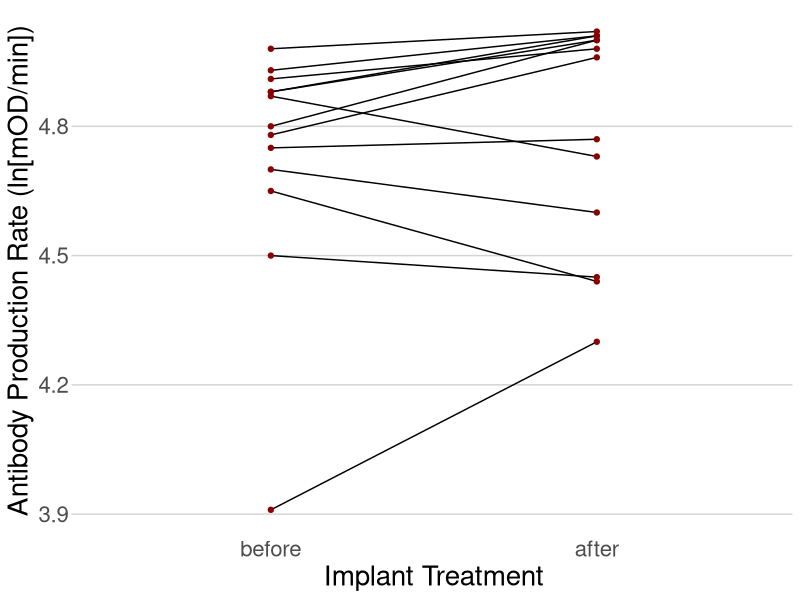

The R source for this figure:
## Chapter 12

# Example 12.2

data <- data.frame(
    id_num = c(1, 4, 5, 6, 9, 10, 15, 16, 17, 19, 20, 23, 24),
    bef_aft = c(rep("before", 13), rep("after", 13), rep("difference", 13)),
    values = c(4.65, 3.91, 4.91, 4.50, 4.80, 4.88, 4.88, 4.78, 4.98, 4.87, 4.75, 
               4.70, 4.93, 4.44, 4.30, 4.98, 4.45, 5.00, 5.00, 5.01, 4.96, 5.02, 
               4.73, 4.77, 4.60, 5.01, -0.21, 0.39, 0.07, -0.05, 0.20, 0.12, 
               0.13, 0.18, 0.04, -0.14, 0.02, -0.10, 0.08)
)

library(ggplot2)

ggplot(data[data$bef_aft != "difference", ], 
       aes(x = factor(bef_aft, levels = c("before", "after")), y = values, 
           group = id_num)) + 
    geom_line() + 
    geom_point(color = "dark red") + 
    xlab("Implant Treatment") + 
    ylab("Antibody Production Rate (ln[mOD/min])") + 
    theme(panel.background = element_blank(), 
          panel.grid.major.y = element_line(color = "light gray"),
          panel.grid.major.x = element_blank(),
          axis.ticks.x = element_blank(),
          axis.ticks.y = element_line(color = "light gray"),
          text = element_text(size = 20))

library(knitr)
library(reshape2)

wide_data <- dcast(data, id_num ~ bef_aft)
wide_data <- wide_data[, c("id_num", "before", "after", "difference")]
wide_data
